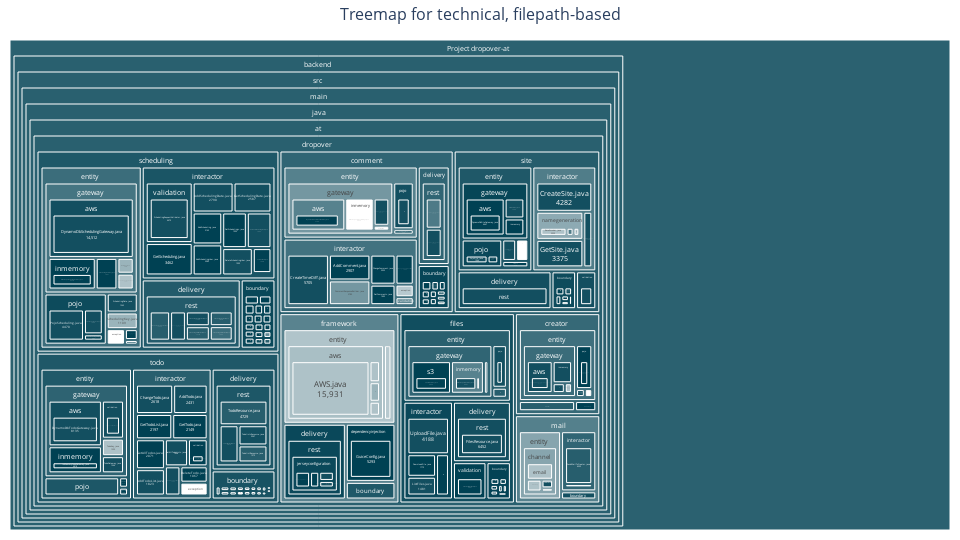

Here is the notebook cell this chart was saved with:
### Markdown cell above
Create treemap for technical concepts based on filesystem structure

### Code cell
fig = create_treemap(results_df, 'technical', 'file_path', technical_colorscale)
fig.show()

### Figure 1 — Plotly figure (JSON) as saved in the notebook; plotly's stock layout.template omitted (floating-point values rounded to 4 significant figures; data arrays with more than 128 entries replaced by an {"elided": "..."} marker saying what was removed)
{"data": [{"branchvalues": "total", "customdata": {"elided": "292 str values"}, "hovertemplate": "<b>%{label}</b><br>%{customdata}<extra></extra>", "ids": {"elided": "292 str values"}, "labels": {"elided": "292 str values"}, "marker": {"cmax": 1, "cmin": 0, "colors": {"elided": "292 float values"}, "colorscale": [[0, "#ffffff"], [0.01, "#bfcfd4"], [1, "#004153"]]}, "parents": {"elided": "292 str values"}, "textfont": {"size": 8}, "textinfo": "label+value", "textposition": "middle center", "type": "treemap", "values": {"elided": "292 int values"}}], "layout": {"height": 540, "margin": {"b": 10, "l": 10, "r": 10, "t": 40}, "title": {"font": {"size": 16}, "text": "Treemap for technical, filepath-based", "x": 0.5, "xanchor": "center"}, "width": 960}}
